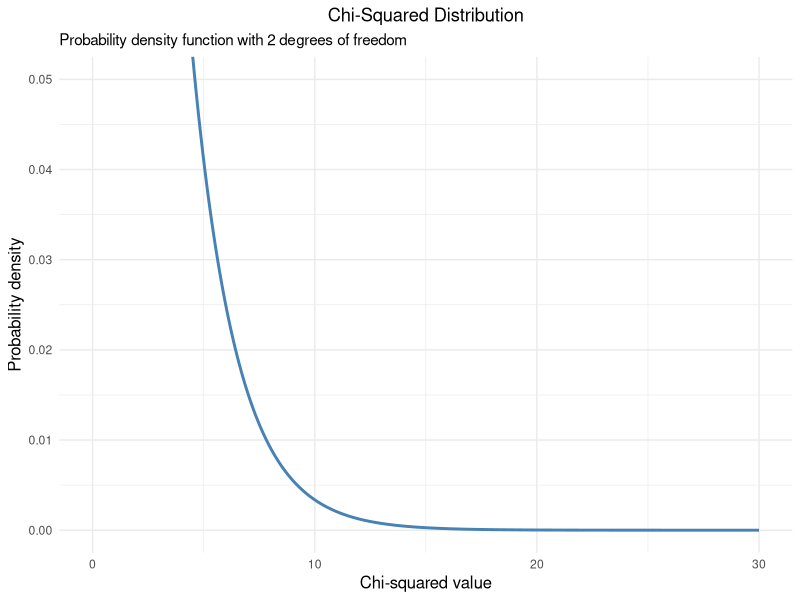
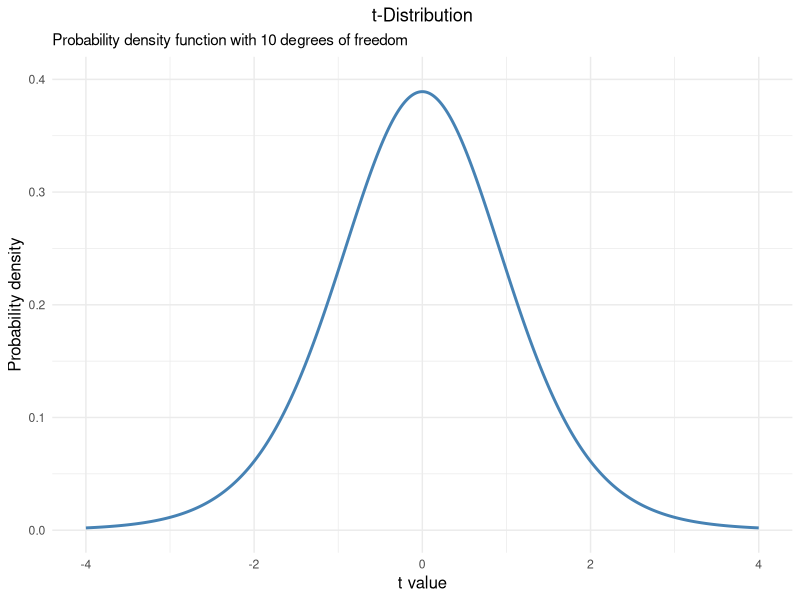
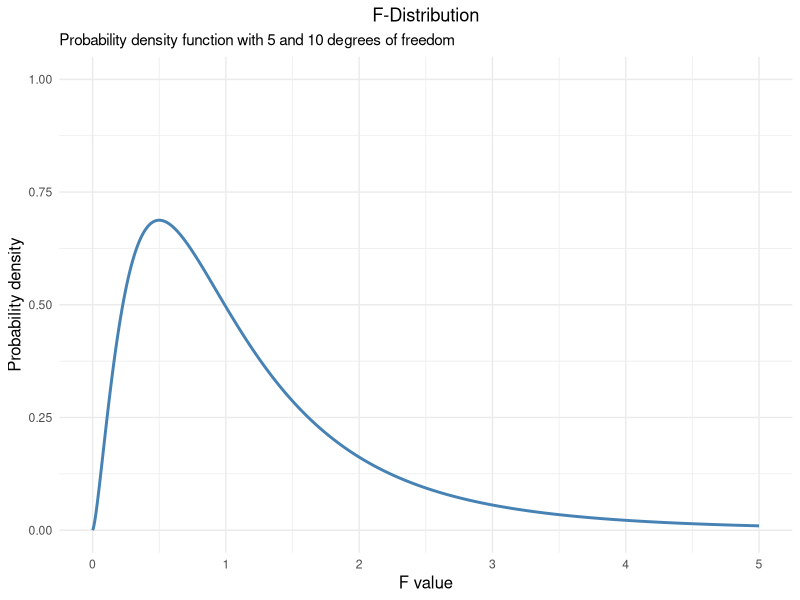
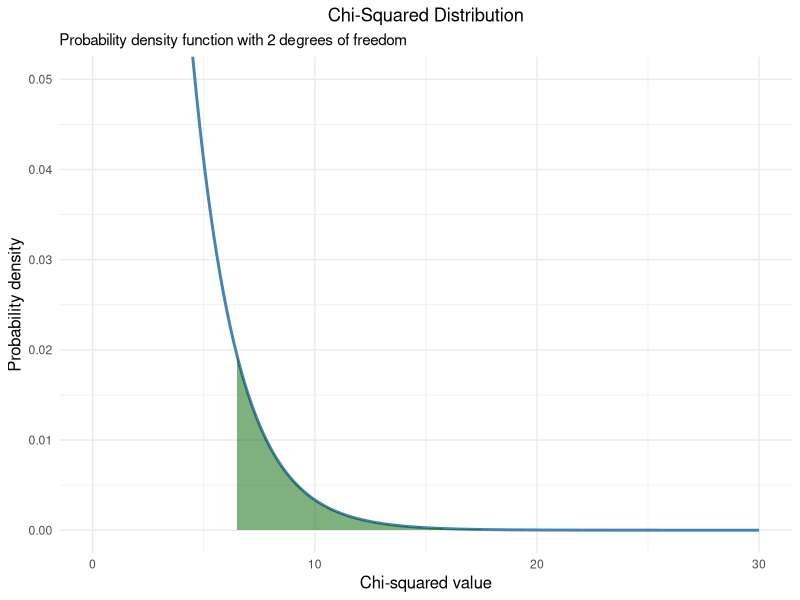

Source code (R) for these figures, in order:
## ---- chunk 1
#| code-fold: true
#| code-summary: "Show the code"

# Load ggplot2
library(ggplot2)

# Define the degrees of freedom
df <- 2

# Create a sequence of x values
x <- seq(0, 30, length.out = 1000)

# Compute the chi-squared density
y <- dchisq(x, df = df)

# Create a data frame
chi_squared_data <- data.frame(x = x, y = y)

# Generate the plot
ggplot(chi_squared_data, aes(x = x, y = y)) +
  geom_line(color = "steelblue", size = 1) + # Line for the density curve
  labs(
    title = "Chi-Squared Distribution",
    subtitle = "Probability density function with 2 degrees of freedom",
    x = "Chi-squared value",
    y = "Probability density"
  ) +
  theme_minimal() +
  coord_cartesian(ylim = c(0, 0.05), xlim = c(0, 30)) +
  theme(
    plot.title = element_text(hjust = 0.5),
    axis.title = element_text(size = 12)
  )
## ---- chunk 2
#| code-fold: true
#| code-summary: "Show the code"

# Define the degrees of freedom
df_t <- 10

# Create a sequence of x values
x_t <- seq(-4, 4, length.out = 1000)

# Compute the t-distribution density
y_t <- dt(x_t, df = df_t)

# Create a data frame
t_distribution_data <- data.frame(x = x_t, y = y_t)

# Generate the plot
ggplot(t_distribution_data, aes(x = x, y = y)) +
  geom_line(color = "steelblue", size = 1) + # Line for the density curve
  labs(
    title = "t-Distribution",
    subtitle = "Probability density function with 10 degrees of freedom",
    x = "t value",
    y = "Probability density"
  ) +
  theme_minimal() +
  coord_cartesian(ylim = c(0, 0.4), xlim = c(-4, 4)) +
  theme(
    plot.title = element_text(hjust = 0.5),
    axis.title = element_text(size = 12)
  )
## ---- chunk 3
#| code-fold: true
#| code-summary: "Show the code"

# Define the degrees of freedom
df1 <- 5
df2 <- 10

# Create a sequence of x values
x_f <- seq(0, 5, length.out = 1000)

# Compute the F-distribution density
y_f <- df(x_f, df1 = df1, df2 = df2)

# Create a data frame
f_distribution_data <- data.frame(x = x_f, y = y_f)

# Generate the plot
ggplot(f_distribution_data, aes(x = x, y = y)) +
  geom_line(color = "steelblue", size = 1) + # Line for the density curve
  labs(
    title = "F-Distribution",
    subtitle = "Probability density function with 5 and 10 degrees of freedom",
    x = "F value",
    y = "Probability density"
  ) +
  theme_minimal() +
  coord_cartesian(ylim = c(0, 1), xlim = c(0, 5)) +
  theme(
    plot.title = element_text(hjust = 0.5),
    axis.title = element_text(size = 12)
  )
## ---- chunk 4
# Load ggplot2
library(ggplot2)

# Define the degrees of freedom
df <- 2

# Create a sequence of x values
x <- seq(0, 30, length.out = 1000)

# Compute the chi-squared density
y <- dchisq(x, df = df)

# Create a data frame
chi_squared_data <- data.frame(x = x, y = y)

# Define the range for highlighting
highlight_data <- subset(chi_squared_data, x >= 6.5 & x <= 20)

# Generate the plot
ggplot(chi_squared_data, aes(x = x, y = y)) +
  geom_line(color = "steelblue", size = 1) + # Line for the density curve
  geom_area(data = highlight_data, aes(x = x, y = y), 
            fill = "darkgreen", alpha = 0.5) + # Highlighted area
  labs(
    title = "Chi-Squared Distribution",
    subtitle = "Probability density function with 2 degrees of freedom",
    x = "Chi-squared value",
    y = "Probability density"
  ) +
  theme_minimal() +
  coord_cartesian(ylim = c(0, 0.05), xlim = c(0, 30)) +
  theme(
    plot.title = element_text(hjust = 0.5),
    axis.title = element_text(size = 12)
  )

